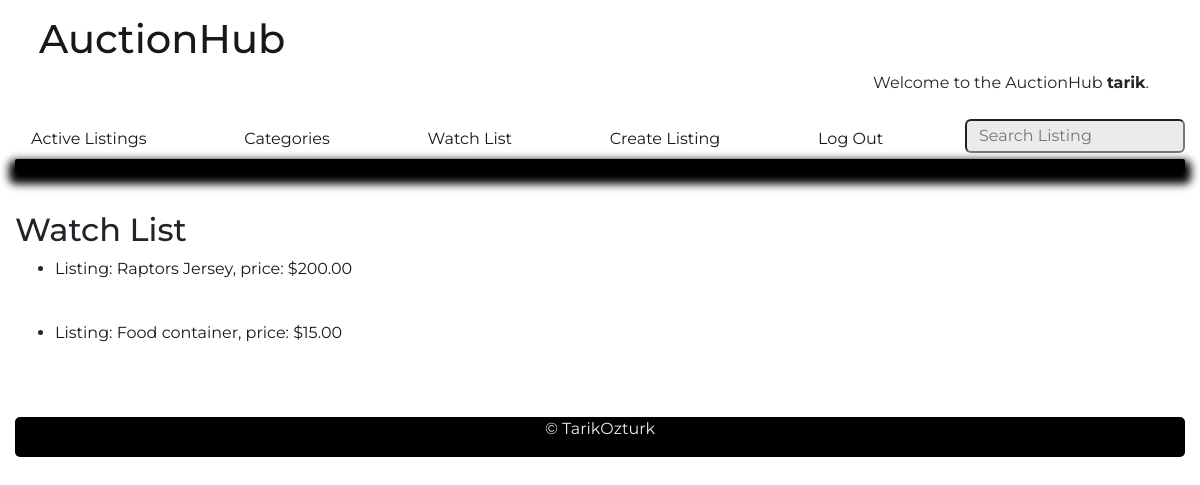
Before: /watch_list/ (signed in) with the older database file.
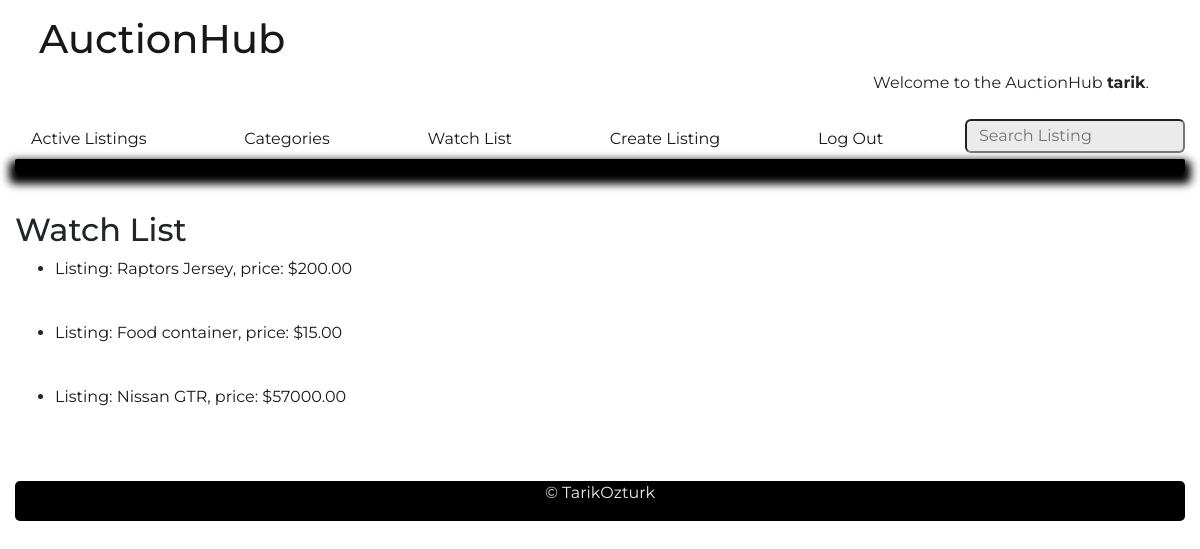
After: the same page with the newer database file.
### auctions/models.py (models this page shows)
class User(AbstractUser):
    pass

class WatchList(models.Model):
    user = models.ForeignKey(User, null=False, on_delete=models.CASCADE, related_name="watch_list")
    listing = models.ForeignKey(Listing, on_delete=models.CASCADE, null=True, related_name="listings")

class Listing(models.Model):
    title = models.CharField(max_length=64)
    description = models.CharField(max_length = 256)
    starting_bid = models.DecimalField(max_digits=20, decimal_places=2)
    current_price = models.DecimalField(max_digits=20, decimal_places=2)
    image_url = models.URLField(null=True, blank=True) #optionally add url field
    category = models.CharField(max_length=64, choices=CATEGORIES, default=CATEGORIES[5][1])
    active = models.BooleanField(default = True) #if the listing is active, default active
    seller = models.ForeignKey(User, null=False, on_delete=models.CASCADE, related_name="listing_sold")
    buyer = models.ForeignKey(User, null=True, on_delete=models.CASCADE, related_name="listing_bought")

### auctions/views.py (the view)
# urls.py: path("watch_list/", views.watch_list, name="watch_list"),
@login_required(login_url='login')
def watch_list(request):
    if request.method == "GET":
        user = request.user
        watch_lists = WatchList.objects.filter(user=user)
        return render(request, "auctions/watch_list.html", {
            "watch_lists": watch_lists
        })

### auctions/templates/auctions/watch_list.html (shortened to what this page needs)
{% extends "auctions/layout.html" %}
{% block body %}
    <h2>Watch List</h2>
    <ul>
    {% for watch_list in watch_lists %}
    <li><a href="../listing/{{ watch_list.listing.title }}">
        <div>
            <p> Listing: {{ watch_list.listing.title }}, price:  ${{ watch_list.listing.current_price }}</p>
            <br>
        </div>
    </li></a>
    {% endfor %}
    </ul>
{% endblock %}

### auctions/templates/auctions/layout.html (shortened to what this page needs)
{% load static %}
<!DOCTYPE html>
<html lang="en">
    <head>
        <link rel="stylesheet" href="https://stackpath.bootstrapcdn.com/bootstrap/4.4.1/css/bootstrap.min.css">
        <link href="{% static 'auctions/styles.css' %}" rel="stylesheet">
    </head>
    <body>
        <h1 class="logo"><a href="{% url 'index' %}">AuctionHub</a></h1>
        <div class="signed-user">
            {% if user.is_authenticated %}
                Welcome to the AuctionHub <strong>{{ user.username }}</strong>.
            {% else %}
                Not signed in.
            {% endif %}
        </div>
        <ul class="nav">
            <li class="nav-item">
                <a class="nav-link" href="{% url 'index' %}">Active Listings</a>
            </li>
            <li class="nav-item">
                <a class="nav-link" href="{% url 'categories' %}">Categories</a>
            </li>
            {% if user.is_authenticated %}
                <li class="nav-item">
                    <a class="nav-link" href="{% url 'watch_list' %}">Watch List</a>
                </li>
                <li class="nav-item">
                    <a class="nav-link" href="{% url 'create_listing' %}">Create Listing</a>
                </li>
                <li class="nav-item">
                    <a class="nav-link" href="{% url 'logout' %}">Log Out</a>
                </li>
            {% endif %}
            <form action="{% url 'search' %}" method="post">
                <input class="search" type="text" name="search" placeholder="Search Listing" autocomplete="off">
            </form>
        </ul>
        <div id="nav-btm"></div>
        {% block body %}
        {% endblock %}
    </body>
    <footer>&copy; <a href="https://github.com/tarikozturk017" target="_blank"> TarikOzturk</a></footer>
</html>

### auctions/static/auctions/styles.css (style rules this page uses)
body { padding: 15px; font-family: 'Montserrat'; font-size: 16px; }
a { color: rgb(24,24,24); text-decoration: none; }
.logo { margin-left: 2vw; -webkit-transition: all 1.5s; }
.signed-user { text-align: right; margin-right: 3vw; margin-bottom: 3vh; }
#nav-btm { height: 1.5vh; border-radius: 2px; background-color: rgb(0, 0, 0); margin-bottom: 5vh; box-shadow: 0px 7px 8px 6px #000000; }
.nav { justify-content: space-between; }
.search { background-color: rgb(235, 235, 235); border-radius: 6px; box-shadow: inset 0px 0px 3px 9x #c4c4c4; padding: 3px 1vw; text-align: left; box-sizing: border-box; }
footer { position: relative; margin-bottom: 1vh; margin-top: 4vh; bottom: 0; height: 5vh; text-align: center; justify-content: center; border-radius: 5px; box-shadow: 0px 0px 3px 9x #c4c4c4; background-color: rgb(0, 0, 0); color:rgb(235, 235, 235); }
footer a { text-decoration: none; background-color: rgb(0, 0, 0); color:rgb(235, 235, 235); }

Changed rows visible on the page:
added WatchList: listing "Nissan GTR", listing.current_price "57000.00"
